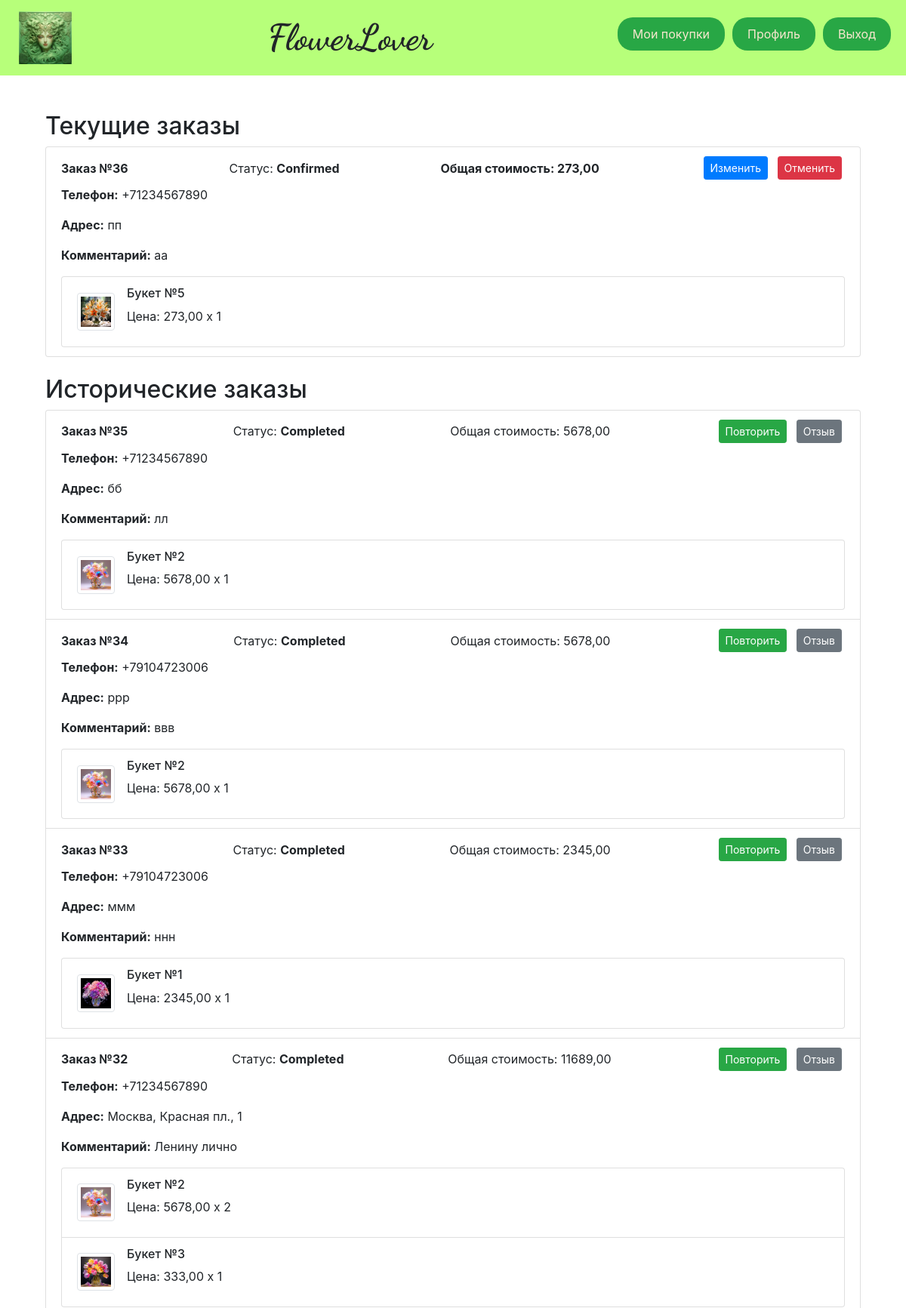
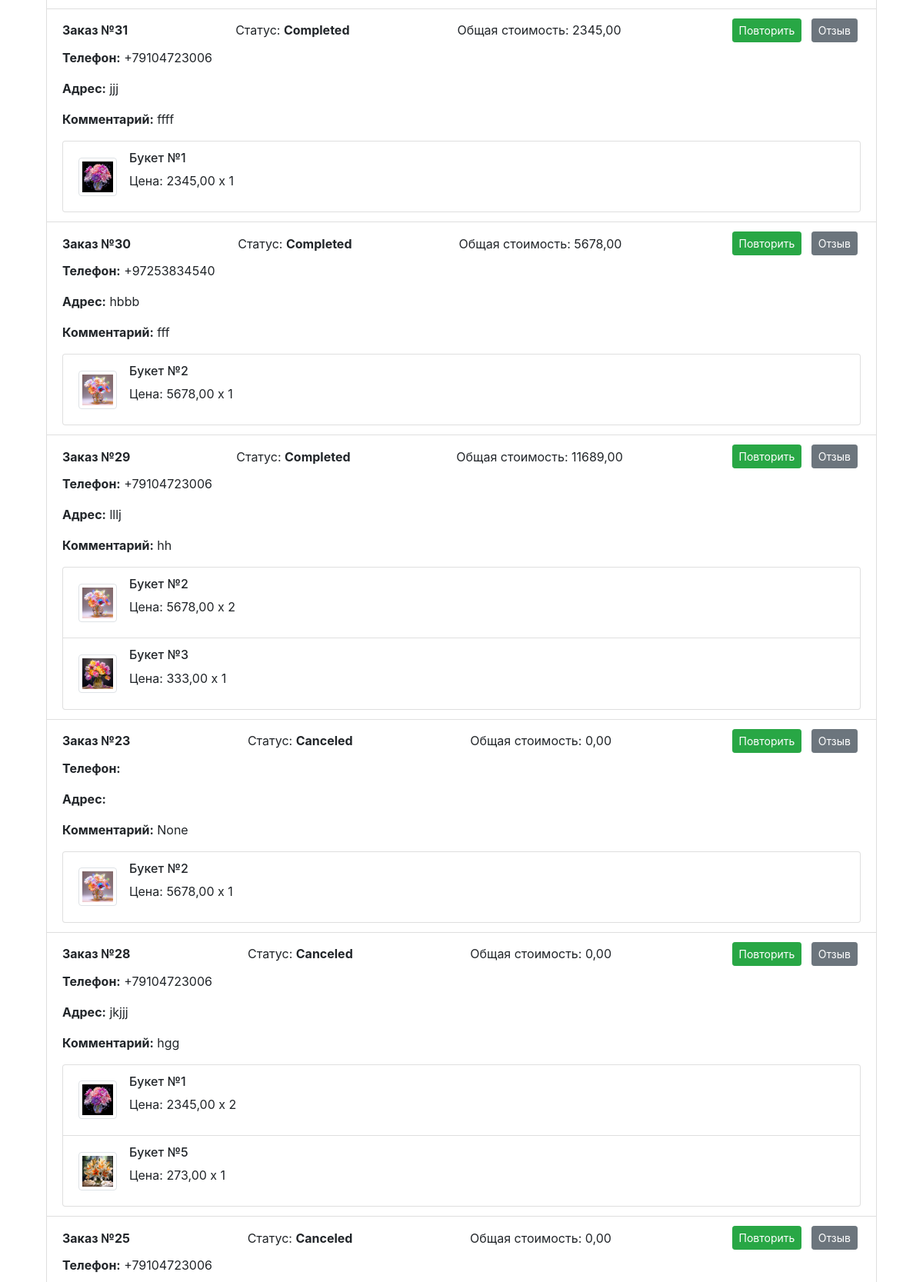
The app's page /purchase/ (signed in, upper part) with its own data (2 pictures, top to bottom).
### business_app/models.py (models this page shows, shortened)
class Order(models.Model):
    DoesNotExist = None
    objects = None
    STATUS_PENDING = 'pending'
    STATUS_CONFIRMED = 'confirmed'
    STATUS_DELIVERY = 'delivery'
    STATUS_CANCELED = 'cancelled'
    STATUS_COMPLETED = 'completed'
    STATUS_CHOICES = [
        (STATUS_PENDING, 'Pending'),
        (STATUS_CONFIRMED, 'Confirmed'),
        (STATUS_DELIVERY, 'Delivery'),
        (STATUS_CANCELED, 'Canceled'),
        (STATUS_COMPLETED, 'Completed'),
    ]
    user = models.ForeignKey(User, on_delete=models.CASCADE, related_name='orders')
    items = models.ManyToManyField(Product, through=OrderItem, related_name='orders')
    total_amount = models.DecimalField(max_digits=8, decimal_places=2, default=0)
    phone = models.CharField(max_length=12)
    address = models.TextField(max_length=120)
    comment = models.TextField(max_length=120, blank=True, null=True)
    telegram_key = models.CharField(max_length=100, blank=True, null=True)
    status = models.CharField(max_length=20, choices=STATUS_CHOICES, default=STATUS_CONFIRMED)
    status_datetime = models.DateTimeField(auto_now_add=True)

class OrderItem(models.Model):
    objects = None
    product = models.ForeignKey(Product, on_delete=models.CASCADE)
    order = models.ForeignKey('Order', on_delete=models.CASCADE)
    quantity = models.PositiveIntegerField(default=1)

class Product(models.Model):
    DoesNotExist = None
    objects = None
    name = models.CharField(max_length=50)
    description = models.TextField(max_length=255)
    price = models.DecimalField(max_digits=8, decimal_places=2)
    image = models.ImageField(upload_to='myproject/media/', default='no_photo.jpg')
    is_active = models.BooleanField(default=True)  # Поле для статуса активности
    class Meta:
        permissions = [
            ("customer", "Покупатель"),
            ("salesman", "Продавец"),
        ]

### business_app/views.py (the view)
    @login_required(login_url='page_errors')
    @user_passes_test(is_in_group('customer'), login_url='page_errors', redirect_field_name=None)
    @order_belongs_to_user
    def _wrapped_view(request, *args, **kwargs):
        try:
            return view_func(request, *args, **kwargs)
        except Exception as e:
            logger.error(f"Ошибка в представлении {view_func.__name__}: {e}")
            return HttpResponseServerError("Произошла внутренняя ошибка сервера.")

### business_app/context_processors.py (called while the page is built)
def user_group_context(request):
    if request.user.is_authenticated:
        group_names = request.user.groups.values_list('name', flat=True)
        return {
            'is_customer': 'customer' in group_names or request.user.is_superuser,
            'is_salesman': 'salesman' in group_names or request.user.is_superuser,
        }
    return {
        'is_customer': False,
        'is_salesman': False,
    }

### business_app/views.py (called while the page is built)
def is_in_group(group_name):
    def check(user):
        try:
            result = user.groups.filter(name=group_name).exists()
            logger.debug(f"Проверка принадлежности к группе '{group_name}' для пользователя {user.username}: {result}")
            return result
        except Exception as e:
            logger.error(f"Ошибка при проверке группы пользователя: {e}")
            return False
    return check

def order_belongs_to_user(view_func):
    @wraps(view_func)
    def _wrapped_view(request, *args, **kwargs):
        order_id = kwargs.get('order_id')
        try:
            if order_id is not None:
                order = get_object_or_404(Order, id=order_id)
                logger.debug(f"Заказ с ID {order_id} найден для пользователя {request.user.username}")
                if order.user != request.user:
                    logger.warning(f"Пользователь {request.user.username} попытался получить доступ к чужому заказу с ID {order_id}")
                    return HttpResponseForbidden("Вы не можете редактировать этот заказ.")
        except Exception as e:
            logger.error(f"Ошибка при проверке заказа: {e}")
            return HttpResponseServerError("Произошла внутренняя ошибка сервера.")
        return view_func(request, *args, **kwargs)
    return _wrapped_view

def customer_required(view_func):
    @login_required(login_url='page_errors')
    @user_passes_test(is_in_group('customer'), login_url='page_errors', redirect_field_name=None)
    @order_belongs_to_user
    def _wrapped_view(request, *args, **kwargs):
        try:
            return view_func(request, *args, **kwargs)
        except Exception as e:
            logger.error(f"Ошибка в представлении {view_func.__name__}: {e}")
            return HttpResponseServerError("Произошла внутренняя ошибка сервера.")
    return _wrapped_view

@customer_required
def purchase(request):
    context = get_order_context(user=request.user)
    return render(request, 'business_app/purchase.html', context)

### business_app/templates/business_app/purchase.html (shortened to what this page needs)
{% extends 'base.html' %}
{% load bootstrap4 %}
{% block content %}
<div class="container mt-4">
    <h2>Текущие заказы</h2>
    <div class="list-group mb-4">
        {% for order in current_orders %}
            <div class="list-group-item">
                <div class="d-flex w-100 justify-content-between align-items-center">
                    <span><strong>Заказ №{{ order.id }}</strong></span>
                    <span>Статус: <strong>{{ order.get_status_display }}</strong></span>
                    <span><strong>Общая стоимость: {{ order.total_amount|floatformat:2 }}</strong></span>
                    <div>
                        {% if order.status == STATUS_PENDING or order.status == STATUS_CONFIRMED %}
                        <form method="post" action="{% url 'edit_order' order.id %}" style="display:inline;">
                            <button type="submit" class="btn btn-primary btn-sm mx-1">Изменить</button>
                        </form>
                        <form method="post" action="{% url 'cancel_order' order.id %}" style="display:inline;">
                            <button type="submit" class="btn btn-danger btn-sm mx-1">Отменить</button>
                        </form>
                        {% elif order.status == STATUS_COMPLETED or order.status == STATUS_CANCELED %}
                            <button class="btn btn-success btn-sm mx-1">Повторить</button>
                            <button class="btn btn-secondary btn-sm mx-1">Отзыв</button>
                        {% endif %}
                    </div>
                </div>
                <div class="mt-2">
                    <p><strong>Телефон:</strong> {{ order.phone }}</p>
                    <p><strong>Адрес:</strong> {{ order.address }}</p>
                    <p><strong>Комментарий:</strong> {{ order.comment }}</p>
                </div>
                <ul class="list-group mt-2">
                    {% for item in order.orderitem_set.all %}
                        <li class="list-group-item d-flex justify-content-between align-items-center">
                            <div class="d-flex align-items-center">
                                <img src="{{ item.product.image.url }}" alt="{{ item.product.name }}" class="img-thumbnail" style="width: 50px; height: 50px;">
                                <div class="ml-3">
                                    <h6>{{ item.product.name }}</h6>
                                    <p>Цена: {{ item.product.price }} x {{ item.quantity }}</p>
                                </div>
                            </div>
                        </li>
                    {% endfor %}
                </ul>
            </div>
        {% empty %}
            <p>Нет текущих заказов.</p>
        {% endfor %}
    </div>
    <h2>Исторические заказы</h2>
    <div class="list-group">
        {% for order in historical_orders %}
            <div class="list-group-item">
                <div class="d-flex w-100 justify-content-between align-items-center">
                    <span><strong>Заказ №{{ order.id }}</strong></span>
                    <span>Статус: <strong>{{ order.get_status_display }}</strong></span>
                    <span>Общая стоимость: {{ order.total_amount|floatformat:2 }}</span>
                    <div>
                        {% if order.status == STATUS_COMPLETED or order.status == STATUS_CANCELED %}
                                <button class="btn btn-success btn-sm mx-1">Повторить</button>
                            <form method="post" action="{% url 'review' order.id %}" style="display:inline;">
                                <button type="submit" class="btn btn-secondary btn-sm mx-1">Отзыв</button>
                            </form>
                        {% endif %}
                    </div>
                </div>
                <div class="mt-2">
                    <p><strong>Телефон:</strong> {{ order.phone }}</p>
                    <p><strong>Адрес:</strong> {{ order.address }}</p>
                    <p><strong>Комментарий:</strong> {{ order.comment }}</p>
                </div>
                <ul class="list-group mt-2">
                    {% for item in order.orderitem_set.all %}
                        <li class="list-group-item d-flex justify-content-between align-items-center">
                            <div class="d-flex align-items-center">
                                <img src="{{ item.product.image.url }}" alt="{{ item.product.name }}" class="img-thumbnail" style="width: 50px; height: 50px;">
                                <div class="ml-3">
                                    <h6>{{ item.product.name }}</h6>
                                    <p>Цена: {{ item.product.price }} x {{ item.quantity }}</p>
                                </div>
                            </div>
                        </li>
                    {% endfor %}
                </ul>
            </div>
        {% empty %}
            <p>Нет исторических заказов.</p>
        {% endfor %}
    </div>
</div>
{% endblock %}

### business_app/templates/base.html (shortened to what this page needs)
<!DOCTYPE html>
<html lang="en">
{% load static %}
<head>
    <link href="https://stackpath.bootstrapcdn.com/bootstrap/4.5.2/css/bootstrap.min.css" rel="stylesheet">
    <link href="{% static 'business_app/css/style.css' %}" rel="stylesheet">
</head>
<body>
    <div class="content-wrapper">
        <header class="header d-flex align-items-center">
            <img src="{% static 'business_app/images/logo_green.png' %}" alt="Logo">
            <div class="site-title">FlowerLover</div>
           <nav class="navigation">
                {% if user.is_authenticated %}
                    {% if user.is_superuser %}
                        <a href="{% url 'purchase' %}" class="nav-button">Мои покупки</a>
                        <a href="{% url 'sale' %}" class="nav-button">Мои продажи</a>
                    {% else %}
                        {% if is_customer %}
                            <a href="{% url 'purchase' %}" class="nav-button">Мои покупки</a>
                        {% endif %}
                    {% endif %}
                    <a href="{% url 'profile' %}" class="nav-button">Профиль</a>
                    <a href="{% url 'logout' %}" class="nav-button">Выход</a>
                {% else %}
                    <a href="{% url 'authorization' %}" class="nav-button">Вход</a>
                {% endif %}
            </nav>
        </header>
        <div class="container mt-4 mb-5">
            {% block content %}{% endblock %}
        </div>
    </div>
</body>
</html>

### business_app/static/business_app/css/style.css (style rules this page uses)
html, body { height: 100%; margin: 0; display: flex; flex-direction: column; }
.content-wrapper { flex: 1; }
.header { background-color: #B7FF7A; padding: 5px 0; text-align: center; }
.header { display: flex; justify-content: space-between; align-items: center; width: 100%; padding: 10px 20px; box-sizing: border-box; }
.header img { height: 70px; margin: 5px; }
.site-title { font-family: 'Dancing Script', cursive; font-weight: 700; font-size: 48px; margin-left: 10px; }
.navigation { display: flex; align-items: center; justify-content: flex-end; gap: 10px; }
.nav-button { background-color: #28a745 !important; color: #f7e7ce !important; border: none !important; border-radius: 20px !important; padding: 10px 20px !important; text-decoration: none !important; font-size: 16px !important; transition: background-color 0.3s !important; display: block; text-align: center; margin-bottom: 10px; }
.container { display: flex; flex-direction: column !important; }
.ml-3 { margin-left: 1rem; }

### records on screen
Order: id "36", status "Confirmed", total_amount "273,00", shows "Изменить", phone "+71234567890", address "пп", comment "аа"
OrderItem: product.image (picture), product.name "Букет №5", product.price "273,00", quantity "1"
Order: id "35", status "Completed", total_amount "5678,00", shows "Повторить", phone "+71234567890", address "бб", comment "лл"
OrderItem: product.image (picture), product.name "Букет №2", product.price "5678,00", quantity "1"
Order: id "34", status "Completed", total_amount "5678,00", shows "Повторить", phone "+79104723006", address "ррр", comment "ввв"
OrderItem: product.image (picture), product.name "Букет №2", product.price "5678,00", quantity "1"
Order: id "33", status "Completed", total_amount "2345,00", shows "Повторить", phone "+79104723006", address "ммм", comment "ннн"
OrderItem: product.image (picture), product.name "Букет №1", product.price "2345,00", quantity "1"
Order: id "32", status "Completed", total_amount "11689,00", shows "Повторить", phone "+71234567890", address "Москва, Красная пл., 1", comment "Ленину лично"
OrderItem: product.image (picture), product.name "Букет №2", product.price "5678,00", quantity "2"
OrderItem: product.image (picture), product.name "Букет №3", product.price "333,00", quantity "1"
Order: id "31", status "Completed", total_amount "2345,00", shows "Повторить", phone "+79104723006", address "jjj", comment "ffff"
OrderItem: product.image (picture), product.name "Букет №1", product.price "2345,00", quantity "1"
Order: id "30", status "Completed", total_amount "5678,00", shows "Повторить", phone "+97253834540", address "hbbb", comment "fff"
OrderItem: product.image (picture), product.name "Букет №2", product.price "5678,00", quantity "1"
Order: id "29", status "Completed", total_amount "11689,00", shows "Повторить", phone "+79104723006", address "lllj", comment "hh"
OrderItem: product.image (picture), product.name "Букет №2", product.price "5678,00", quantity "2"
OrderItem: product.image (picture), product.name "Букет №3", product.price "333,00", quantity "1"
Order: id "23", status "Canceled", total_amount "0,00", shows "Повторить", comment "None"
OrderItem: product.image (picture), product.name "Букет №2", product.price "5678,00", quantity "1"
Order: id "28", status "Canceled", total_amount "0,00", shows "Повторить", phone "+79104723006", address "jkjjj", comment "hgg"
OrderItem: product.image (picture), product.name "Букет №1", product.price "2345,00", quantity "2"
OrderItem: product.image (picture), product.name "Букет №5", product.price "273,00", quantity "1"
Order: id "25", status "Canceled", total_amount "0,00", shows "Повторить", phone "+79104723006"
